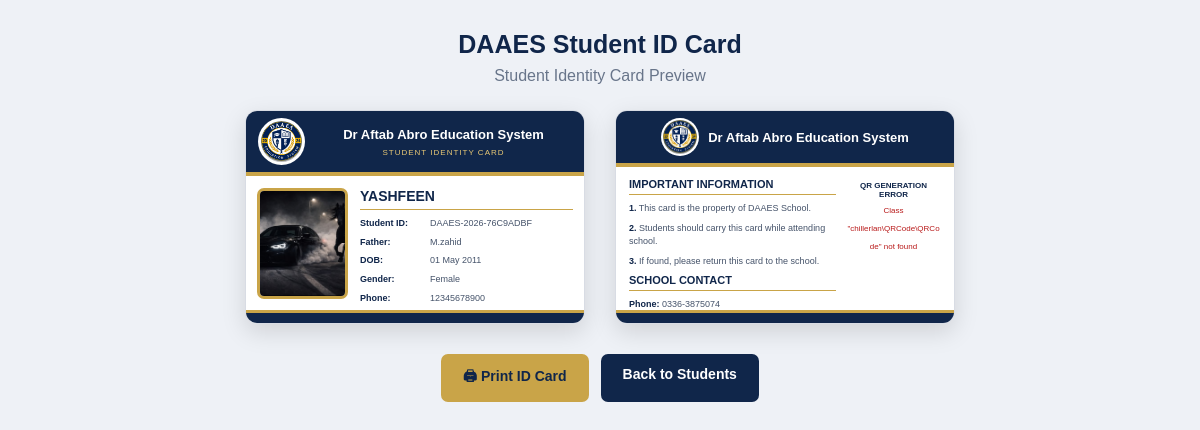
Page /student/student_id_card.php?id=1 on the committed database.
### tables this page shows
CREATE TABLE `students` (
  `id` int(11) NOT NULL,
  `student_id` varchar(50) NOT NULL,
  `full_name` varchar(150) NOT NULL,
  `father_name` varchar(150) NOT NULL,
  `mother_name` varchar(150) DEFAULT NULL,
  `gender` enum('Male','Female','Other') DEFAULT NULL,
  `date_of_birth` date DEFAULT NULL,
  `admission_date` date DEFAULT NULL,
  `phone` varchar(11) DEFAULT NULL,
  `address` text DEFAULT NULL,
  `photo` varchar(255) DEFAULT NULL,
  `qr_token` varchar(100) DEFAULT NULL,
  `status` enum('active','inactive','graduated','transferred','dropout') DEFAULT 'active',
  `created_at` timestamp NOT NULL DEFAULT current_timestamp(),
  `updated_at` timestamp NOT NULL DEFAULT current_timestamp() ON UPDATE current_timestamp()
);

### student/student_id_card.php (the view, shortened to what this page needs)
<?php
include '../config/database.php';
function e($value) {
    return htmlspecialchars((string)($value ?? ''), ENT_QUOTES, 'UTF-8');
}
$student_db_id = (int)($_GET['id'] ?? 0);
$stmt = $conn->prepare("
    SELECT *
    FROM students
    WHERE id = ?
    LIMIT 1
");
$stmt->bind_param("i", $student_db_id);
$stmt->execute();
$student = $stmt->get_result()->fetch_assoc();
$qr_error = '';
$qr_data_uri = '';
try {
    $qrcode = new QRCode();
    $qr_data_uri = $qrcode->render($student['qr_token']);
} catch (Throwable $ex) {
    $qr_error = $ex->getMessage();
}
$logo = '../assets/images/school-logo.jpeg';
$photo = '';
if (!empty($student['photo'])) {
    $photo_name = basename($student['photo']);
    $photo_file = __DIR__ . '/../assets/uploads/students/' . $photo_name;
    if (is_file($photo_file)) {
        $photo = '../assets/uploads/students/' . rawurlencode($photo_name);
    }
}
$school_name = 'Dr Aftab Abro Education System';
$school_phone = '0336-3875074';
?>
<!DOCTYPE html>
<html lang="en">
<head>
</head>
<body>
<div class="page-heading">
    <h1>DAAES Student ID Card</h1>
    <p>Student Identity Card Preview</p>
</div>
<div class="card-container">
    <div class="id-card">
        <div class="front-header">
            <?php if (is_file(__DIR__ . '/../assets/images/school-logo.jpeg')): ?>
                <img
                    src="<?= e($logo) ?>"
                    class="school-logo"
                    alt="School Logo"
                >
            <?php endif; ?>
            <div class="school-heading">
                <h2><?= e($school_name) ?></h2>
                <p>STUDENT IDENTITY CARD</p>
            </div>
        </div>
        <div class="front-body">
            <div class="student-photo-box">
                <?php if ($photo): ?>
                    <img src="<?= e($photo) ?>" alt="Student Photo">
                <?php else: ?>
                    <div class="no-photo">
                        NO PHOTO
                    </div>
                <?php endif; ?>
            </div>
            <div class="student-details">
                <h3><?= e($student['full_name']) ?></h3>
                <div class="detail-row">
                    <strong>Student ID:</strong>
                    <span><?= e($student['student_id']) ?></span>
                </div>
                <div class="detail-row">
                    <strong>Father:</strong>
                    <span><?= e($student['father_name']) ?></span>
                </div>
                <div class="detail-row">
                    <strong>DOB:</strong>
                    <span>
                        <?= !empty($student['date_of_birth'])
                            ? date('d M Y', strtotime($student['date_of_birth']))
                            : '-' ?>
                    </span>
                </div>
                <div class="detail-row">
                    <strong>Gender:</strong>
                    <span><?= e($student['gender']) ?></span>
                </div>
                <div class="detail-row">
                    <strong>Phone:</strong>
                    <span><?= e($student['phone']) ?></span>
                </div>
            </div>
        </div>
        <div class="front-footer"></div>
    </div>
    <div class="id-card">
        <div class="back-header">
            <?php if (is_file(__DIR__ . '/../assets/images/school-logo.jpeg')): ?>
                <img src="<?= e($logo) ?>" alt="School Logo">
            <?php endif; ?>
            <h2><?= e($school_name) ?></h2>
        </div>
        <div class="back-content">
            <div class="back-info">
                <h3>IMPORTANT INFORMATION</h3>
                <p>
                    <strong>1.</strong>
                    This card is the property of DAAES School.
                </p>
                <p>
                    <strong>2.</strong>
                    Students should carry this card while attending school.
                </p>
                <p>
                    <strong>3.</strong>
                    If found, please return this card to the school.
                </p>
                <h3>SCHOOL CONTACT</h3>
                <p>
                    <strong>Phone:</strong>
                    <?= e($school_phone) ?>
                </p>
                <p>
                    <strong>Address:</strong>
                </p>
            </div>
            <div class="qr-box">
                <?php if (!empty($qr_data_uri)): ?>
                    <img
                        src="<?= e($qr_data_uri) ?>"
                        alt="Student QR Code"
                    >
                    <p>STUDENT QR CODE</p>
                <?php else: ?>
                    <p class="qr-error">QR GENERATION ERROR</p>
                    <small class="qr-error">
                        <?= e($qr_error) ?>
                    </small>
                <?php endif; ?>
            </div>
        </div>
        <div class="back-footer"></div>
    </div>
</div>
<div class="action-buttons">
    <button class="print-btn" onclick="window.print()">
        🖨 Print ID Card
    </button>
    <a href="view_students.php">
        Back to Students
    </a>
</div>
</body>
</html>

### student/student_id_card.php (style rules this page uses)
* { margin: 0; padding: 0; box-sizing: border-box; }
body { background: #eef1f6; font-family: Arial, sans-serif; padding: 30px; color: #17243b; }
.page-heading { text-align: center; margin-bottom: 25px; }
.page-heading h1 { color: #10264a; font-size: 25px; margin-bottom: 8px; }
.page-heading p { color: #68758a; }
.card-container { display: flex; justify-content: center; flex-wrap: wrap; gap: 30px; margin: 25px auto; }
.id-card { width: 340px; height: 214px; background: white; border-radius: 12px; overflow: hidden; position: relative; box-shadow: 0 8px 25px rgba(0,0,0,0.13); border: 1px solid #d8dce4; }
.front-header { height: 65px; background: #10264a; color: white; display: flex; align-items: center; padding: 8px 12px; gap: 10px; border-bottom: 4px solid #c9a448; }
.school-logo { width: 47px; height: 47px; object-fit: contain; background: white; border-radius: 50%; padding: 3px; }
.school-heading { flex: 1; text-align: center; }
.school-heading h2 { font-size: 13px; line-height: 1.4; color: #fff; }
.school-heading p { font-size: 8px; color: #e8c875; letter-spacing: 1px; margin-top: 3px; }
.front-body { display: flex; padding: 12px 11px; gap: 12px; }
.student-photo-box { width: 91px; height: 111px; border: 3px solid #c9a448; border-radius: 7px; overflow: hidden; background: #edf0f5; flex-shrink: 0; }
.student-photo-box img { width: 100%; height: 100%; object-fit: cover; }
.student-details { flex: 1; min-width: 0; }
.student-details h3 { color: #10264a; font-size: 14px; text-transform: uppercase; margin-bottom: 8px; border-bottom: 1px solid #c9a448; padding-bottom: 5px; overflow-wrap: anywhere; }
.detail-row { display: flex; margin-bottom: 7px; font-size: 9px; line-height: 1.3; }
.detail-row strong { width: 70px; color: #10264a; flex-shrink: 0; }
.detail-row span { color: #45536a; overflow-wrap: anywhere; }
.front-footer { position: absolute; bottom: 0; left: 0; width: 100%; height: 13px; background: #10264a; border-top: 3px solid #c9a448; }
.back-header { height: 56px; background: #10264a; border-bottom: 4px solid #c9a448; display: flex; align-items: center; justify-content: center; gap: 9px; color: white; padding: 5px; }
.back-header img { width: 38px; height: 38px; object-fit: contain; background: white; border-radius: 50%; padding: 2px; }
.back-header h2 { font-size: 13px; text-align: center; }
.back-content { padding: 11px 13px; display: flex; gap: 10px; }
.back-info { flex: 1; min-width: 0; }
.back-info h3 { font-size: 11px; color: #10264a; margin-bottom: 7px; border-bottom: 1px solid #c9a448; padding-bottom: 4px; }
.back-info p { font-size: 9px; line-height: 1.5; color: #45536a; margin-bottom: 6px; }
.back-info strong { color: #10264a; }
.qr-box { width: 95px; flex-shrink: 0; text-align: center; }
.qr-box p { font-size: 8px; font-weight: bold; color: #10264a; margin-top: 3px; }
.qr-error { font-size: 8px; color: #b91c1c; overflow-wrap: anywhere; }
.back-footer { position: absolute; bottom: 0; left: 0; height: 13px; width: 100%; background: #10264a; border-top: 3px solid #c9a448; }
.action-buttons { display: flex; justify-content: center; gap: 12px; margin: 30px auto; flex-wrap: wrap; }
.action-buttons button, .action-buttons a { padding: 12px 22px; border: none; border-radius: 7px; background: #10264a; color: white; font-weight: bold; text-decoration: none; cursor: pointer; font-size: 14px; }
.action-buttons .print-btn { background: #c9a448; color: #10264a; }

### rows in the picture
students: photo (picture), full_name "YASHFEEN", student "DAAES-2026-76C9ADBF", father_name "M.zahid", date_of_birth "01 May 2011", gender "Female", phone "12345678900"

### other values in the picture
$school_name "Dr Aftab Abro Education System"
$school_phone "0336-3875074"
$qr_error "Class \"chillerlan\\QRCode\\QRCode\" not found"
